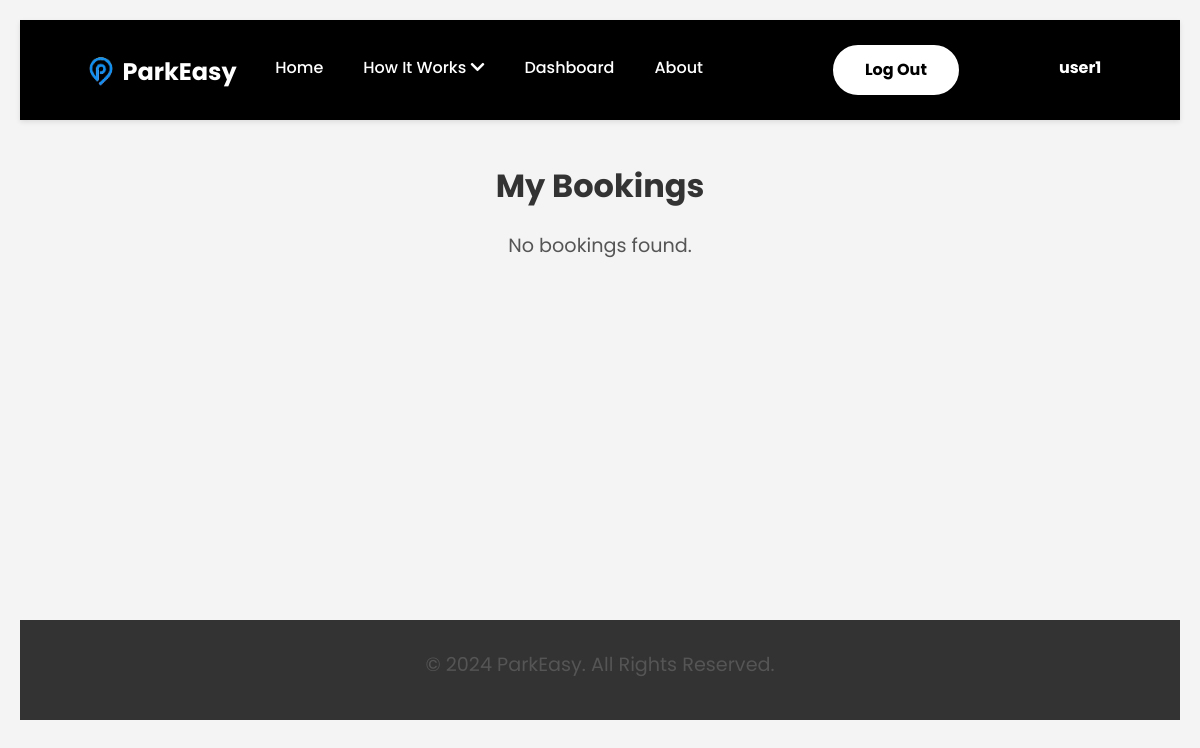
Page /parkeasy/my-bookings/ (signed in) on the earlier database version.
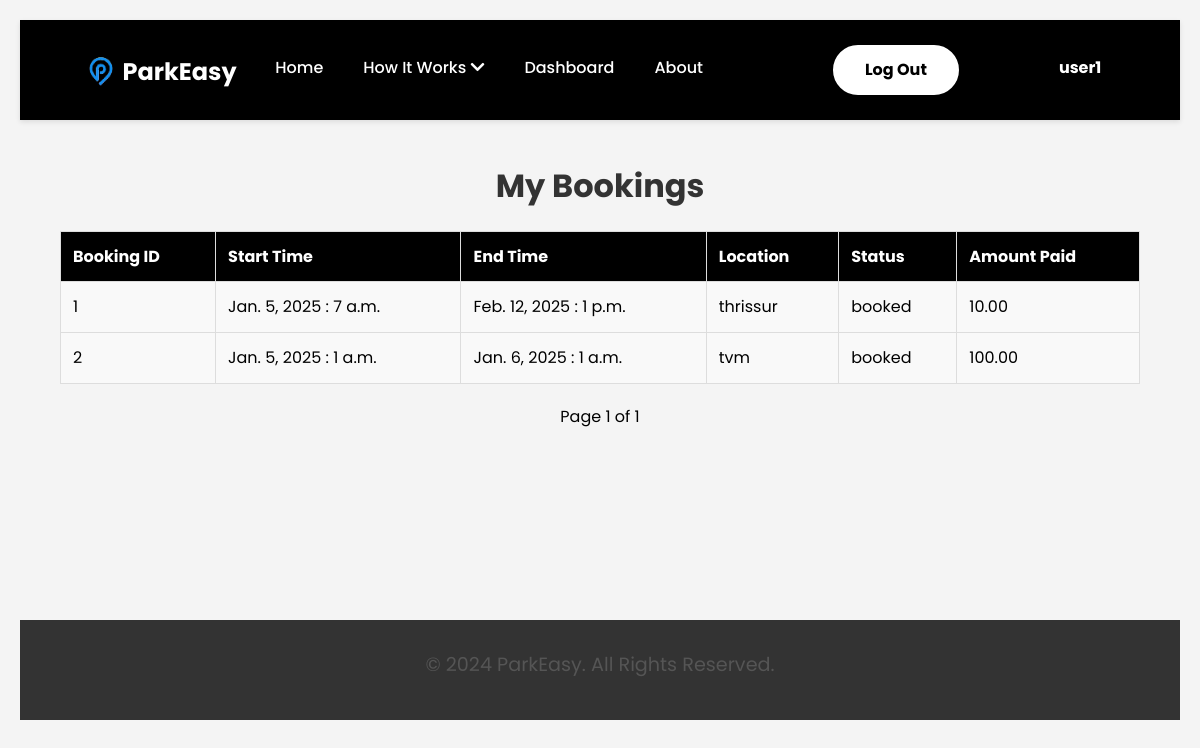
Same page on the later database version.
### ParkEasyApp/models.py (models this page shows, shortened)
class Booking(models.Model):
    user = models.ForeignKey(ParkEasyUser, on_delete=models.CASCADE, related_name="bookings")
    parking_space = models.ForeignKey(ParkingSpace, on_delete=models.CASCADE)
    booking_time = models.DateTimeField(auto_now_add=True)  # Auto-set to the time of booking
    start_date = models.DateField(default=timezone.now)  # Dynamically use current date
    start_time = models.TimeField()
    end_date = models.DateField(default=timezone.now)  # Dynamically use current date
    end_time = models.TimeField()
    duration = models.DurationField()
    price_paid = models.DecimalField(max_digits=10, decimal_places=2, null=True, blank=True)
    payment_method = models.CharField(max_length=255, null=True, blank=True)
    status = models.CharField(
        max_length=20,
        choices=[('booked', 'Booked'), ('completed', 'Completed'), ('cancelled', 'Cancelled')],
        default='booked'
    )
    time_extension = models.DurationField(null=True, blank=True)  # Optional additional booking time
    grace_period = models.DurationField(null=True, blank=True)  # Grace period for delays
    class Meta:
        indexes = [
            models.Index(fields=['user', 'parking_space', 'status']),
        ]
        unique_together = ('parking_space', 'start_time', 'end_time')

class ParkingSpace(models.Model):
    host = models.ForeignKey(ParkEasyUser, on_delete=models.CASCADE, related_name="parking_spaces")
    location = models.CharField(max_length=255)
    price_per_hour = models.DecimalField(max_digits=6, decimal_places=2)
    availability = models.BooleanField(default=True)  # Indicates if space is available for booking
    amenities = models.TextField(blank=True, null=True)  # Optional description of amenities
    rating = models.DecimalField(max_digits=3, decimal_places=2, default=0.0)  # Average rating by users
    created_at = models.DateTimeField(auto_now_add=True)
    class Meta:
        indexes = [
            models.Index(fields=['host', 'location']),
        ]

### ParkEasyApp/views.py (the view)
# urls.py: path('my-bookings/', views.my_bookings_view, name='my_bookings'),
@login_required
def my_bookings_view(request):
    bookings = Booking.objects.filter(user=request.user.parkeasyuser)
    paginator = Paginator(bookings, 10)  # Show 10 bookings per page
    page_number = request.GET.get('page')
    page_obj = paginator.get_page(page_number)
    return render(request, 'my_bookings.html', {'page_obj': page_obj})

### templates/my_bookings.html (shortened to what this page needs)
{% extends "base.html" %}
{% block content %}
    <h2>My Bookings</h2>
    {% if page_obj and page_obj.object_list %}
        <table class="bookings-table">
            <thead>
                <tr>
                    <th>Booking ID</th>
                    <th>Start Time</th>
                    <th>End Time</th>
                    <th>Location</th>
                    <th>Status</th>
                    <th>Amount Paid</th>
                </tr>
            </thead>
            <tbody>
                {% for booking in page_obj %}
                    <tr class="booking-row">
                        <td>{{ booking.id }}</td>
                        <td>{{ booking.start_date }} : {{ booking.start_time }}</td>
                        <td>{{ booking.end_date }} : {{ booking.end_time }}</td>
                        <td>{{ booking.parking_space.location }}</td>
                        <td>{{ booking.status }}</td>
                        <td>{{ booking.price_paid }}</td>
                    </tr>
                {% endfor %}
            </tbody>
        </table>
        <div class="pagination-links">
            <span>Page {{ page_obj.number }} of {{ page_obj.paginator.num_pages }}</span>
        </div>
    {% else %}
        <p>No bookings found.</p>
    {% endif %}
{% endblock %}

Differences in the rows shown:
added Booking: id "1", start_date "Jan. 5, 2025", start_time "7 a.m.", end_date "Feb. 12, 2025", end_time "1 p.m.", parking_space.location "thrissur", status "booked", price_paid "10.00"
added Booking: id "2", start_date "Jan. 5, 2025", start_time "1 a.m.", end_date "Jan. 6, 2025", end_time "1 a.m.", parking_space.location "tvm", status "booked", price_paid "100.00"
Other differences:
{{ page_obj.number }}: (not shown) → "1"
{{ page_obj.paginator.num_pages }}: (not shown) → "1"
text no longer shown: "No bookings found."
text now shown: "Booking ID Start Time End Time Location Status Amount Paid Page of"
